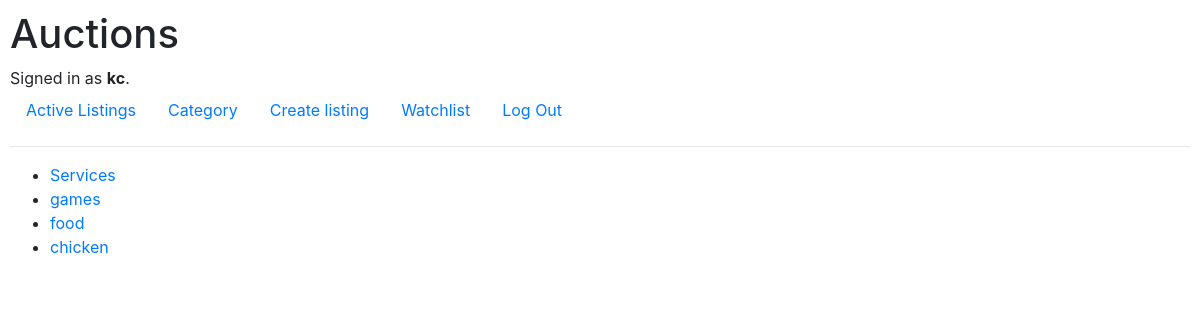
Page /category/selection (signed in) on the committed database.
### auctions/models.py (models this page shows, shortened)
class User(AbstractUser):
    pass

class Category(models.Model):
    name = models.CharField(max_length=64)

### auctions/views.py (the view)
# urls.py: path("category/<str:category>", views.category, name="category"),
def category(request, category):
    if category == "selection":
        selected_catagories = Category.objects.all()
        return render(request, 'auctions/category.html', {"categories":selected_catagories})
    else:
        category_object = Category.objects.get(name=category)
        selected_listings = ActiveListing.objects.filter(category=category_object)
        return render(request, 'auctions/index.html', {
            "classification":category.capitalize(),
            "listings":selected_listings})

### auctions/templates/auctions/category.html
{% extends 'auctions/layout.html' %}
{% block body %}
<ul>
  {% for category in categories %}
  <li>
    <a href="{% url 'category' category.name%}">{{category.name}}</a>
  </li>
  {% endfor %}
</ul>
{% endblock %}

### auctions/templates/auctions/layout.html (shortened to what this page needs)
{% load static %}
<!DOCTYPE html>
<html lang="en">
    <head>
        <link rel="stylesheet" href="https://stackpath.bootstrapcdn.com/bootstrap/4.4.1/css/bootstrap.min.css">
        <link href="{% static 'auctions/styles.css' %}" rel="stylesheet">
    </head>
    <body>
        <h1>Auctions</h1>
        <div>
            {% if user.is_authenticated %}
                Signed in as <strong>{{ user.username }}</strong>.
            {% else %}
                Not signed in.
            {% endif %}
        </div>
        <ul class="nav">
            <li class="nav-item">
                <a class="nav-link" href="{% url 'index' %}">Active Listings</a>
            </li>
            <li class="nav-item">
                <a class="nav-link" href="{% url 'category' 'selection' %}">Category</a>
            </li>
            <li class="nav-item">
                <a class="nav-link" href="{% url 'create_listing' %}">Create listing</a>
            </li>
            {% if user.is_authenticated %}
                <li class="nav-item">
                    <a class="nav-link" href="{% url 'watchlist' %}">Watchlist</a>
                </li>
                <li class="nav-item">
                    <a class="nav-link" href="{% url 'logout' %}">Log Out</a>
                </li>
            {% endif %}
        </ul>
        <hr>
        {% block body %}
        {% endblock %}
    </body>
</html>

### auctions/static/auctions/styles.css (style rules this page uses)
body { padding: 10px; }

### rows in the picture
User: username "kc"
Category: name "Services"
Category: name "games"
Category: name "food"
Category: name "chicken"
